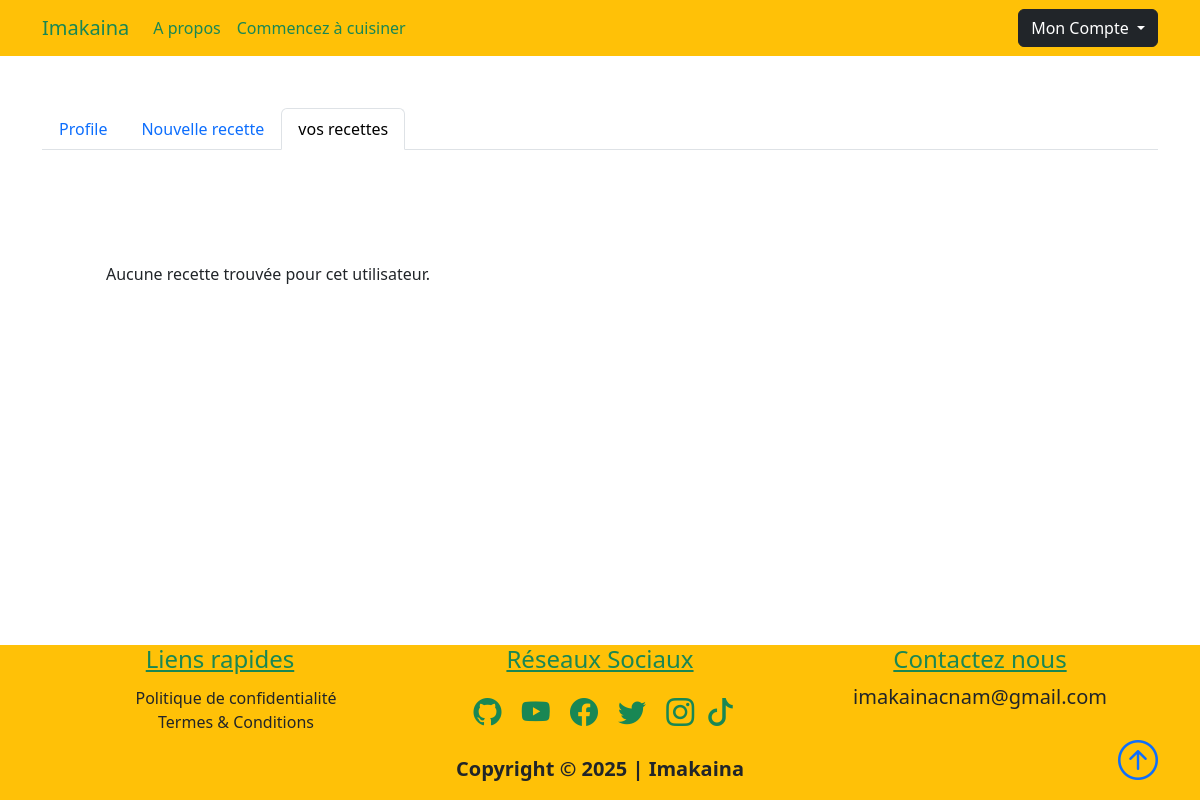
Before: /dashboard/user_recettes (signed in) with the older database file.
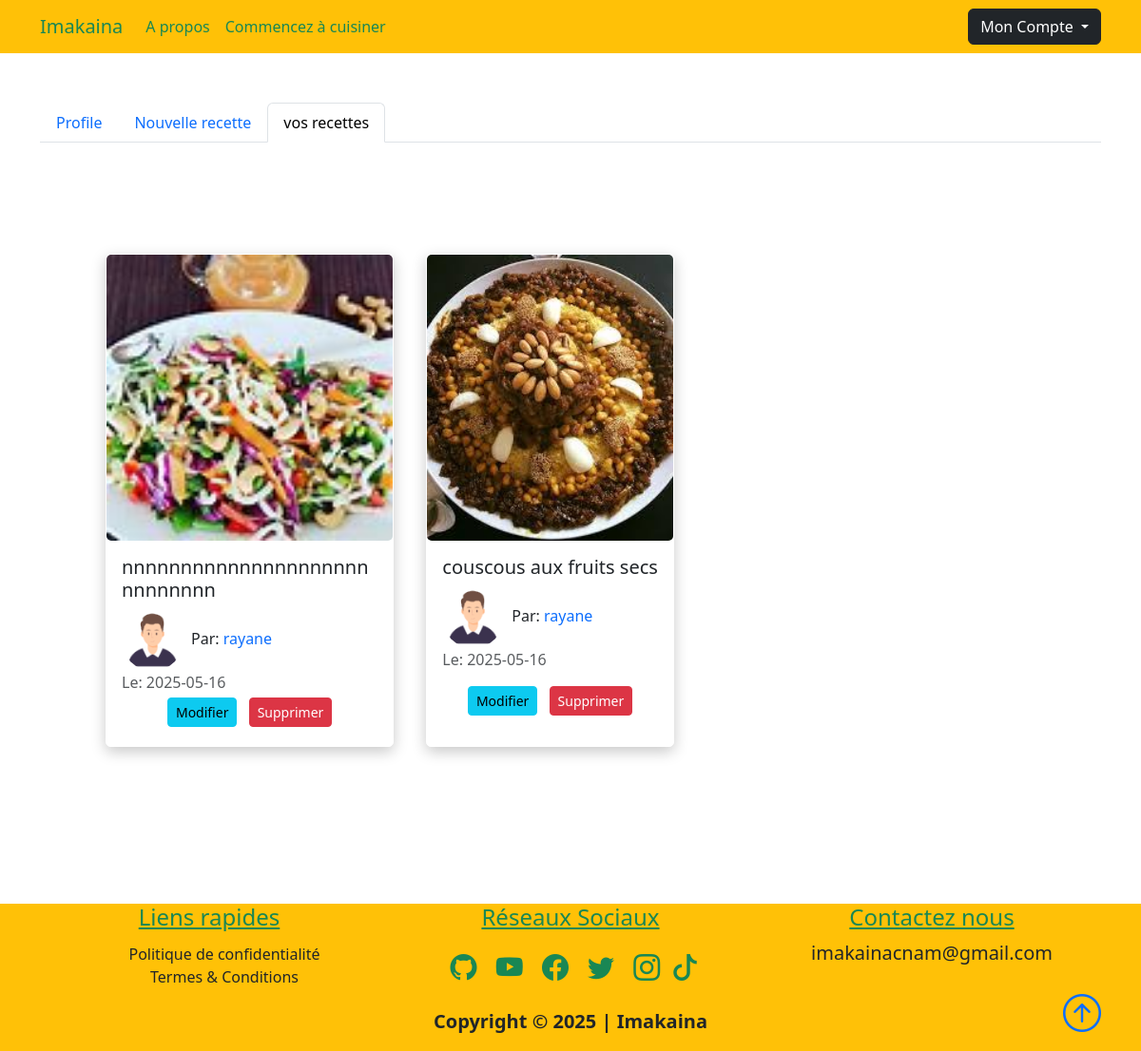
After: the same page with the newer database file.
### projet/models.py (models this page shows, shortened)
class Recette(db.Model):
    id = db.Column(db.Integer, primary_key=True, autoincrement=True)
    title = db.Column(db.String(100), nullable=False)
    date_posted = db.Column(db.DateTime, nullable=False, default=datetime.utcnow)
    content = db.Column(db.Text, nullable=False)
    thumbnail = db.Column(db.String(20), nullable=False, default="default_thumbnail.jpg" )
    slug = db.Column(db.String(32), nullable=False)
    is_approved = db.Column(db.Boolean, default=False)
    user_id = db.Column(db.Integer, db.ForeignKey("user.id"), nullable=False)
    plat_id = db.Column(db.Integer, db.ForeignKey("plat.id"), nullable=False)

class User(db.Model, UserMixin):
    id = db.Column(db.Integer, primary_key=True, autoincrement=True)
    fname = db.Column(db.String(25), nullable=False)
    lname = db.Column(db.String(25), nullable=False)
    username = db.Column(db.String(25), unique=True, nullable=False)
    email = db.Column(db.String(125), unique=True, nullable=False)
    image_file = db.Column(db.String(20), nullable=False, default="default.png")
    bio = db.Column(db.Text, nullable=True)
    password = db.Column(db.String(60), nullable=False)
    is_admin = db.Column(db.Boolean, default=False)
    recettes = db.relationship("Recette", backref="author", lazy=True)
    comments = db.relationship("Comment", backref="user", lazy=True)

### projet/recettes/routes.py (the view)
@recettes.route("/dashboard/user_recettes", methods=["GET", "POST"])
@login_required
def user_recettes():
    recettes_user = current_user.recettes
    return render_template(
        "user_recettes.html",
        title="Vos Recettes",
        active_tab="user_recettes",
        recettes=recettes_user,
    )

### projet/models.py (called while the page is built)
@login_manager.user_loader
def load_user(user_id):
    return User.query.get(int(user_id))

    def __repr__(self):
        return f"Plat('{self.title}')"

### projet/templates/user_recettes.html (shortened to what this page needs)
{% extends "dashboard.html"%}
{% block user_recettes %}
<div class="{{'tab-pane fade show active p-3' if active_tab == 'user_recettes' else 'tab-pane fade p-3'}}"
    id='nav-user_recettes' role="tabpanel" aria-labelledby="nav-user_recettes-tab">
<section>
    <div class="container p-5">
        <div class="row">
            {% for recette in current_user.recettes %}
            <div class="col-sm-12 col-md-6 col-lg-4 pb-5 d-flex align-items-stretch">
                <div class="card recette">
                    <img src="{{url_for('static', filename='recette_thumbnails/'+recette.thumbnail)}}" class="card-img">
                    <div class="card-body d-flex flex-column">
                        <h5 class="card-title">
                            <a class="text-decoration-none text-dark"
                                href="{{url_for('recettes.recette', recette_slug=recette.slug, plat=recette.plat_name|title)}}">{{recette.title}}</a>
                        </h5>
                        <span><img class="article-img rounded-circle"
                                src="{{url_for('static', filename='user_pics/'+recette.author.image_file)}}" alt="">Par:
                            <a href="#" class="link">{{recette.author.username}}</a></span>
                        <span class="text-muted">Le: {{recette.date_posted.strftime('%Y-%m-%d')}}</span>
                        <div class="m-auto">
                            <a href="{{url_for('recettes.update_recette', recette_slug = recette.slug, plat = recette.plat_name.title)}}"
                                class="btn btn-info btn-sm m-1">Modifier</a>
                            <button class="btn btn-danger btn-sm m-1" data-bs-toggle="modal"
                                data-bs-target="#deleteModal"> Supprimer </button>
                        </div>
                    </div>
                </div>
            </div>
            {% else %}
            <p>Aucune recette trouvée pour cet utilisateur.</p>
            {% endfor %}
        </div>
    </div>
</section>
</div>
{% endblock user_recettes %}

Changed rows visible on the page:
added Recette: thumbnail (picture), title "nnnnnnnnnnnnnnnnnnnnnnnnnnnnn", image_file (picture), author.username "rayane", date_posted "2025-05-16"
added Recette: thumbnail (picture), title "couscous aux fruits secs", image_file (picture), author.username "rayane", date_posted "2025-05-16"
Other visible differences:
text no longer shown: "Aucune recette trouvée pour cet utilisateur."
